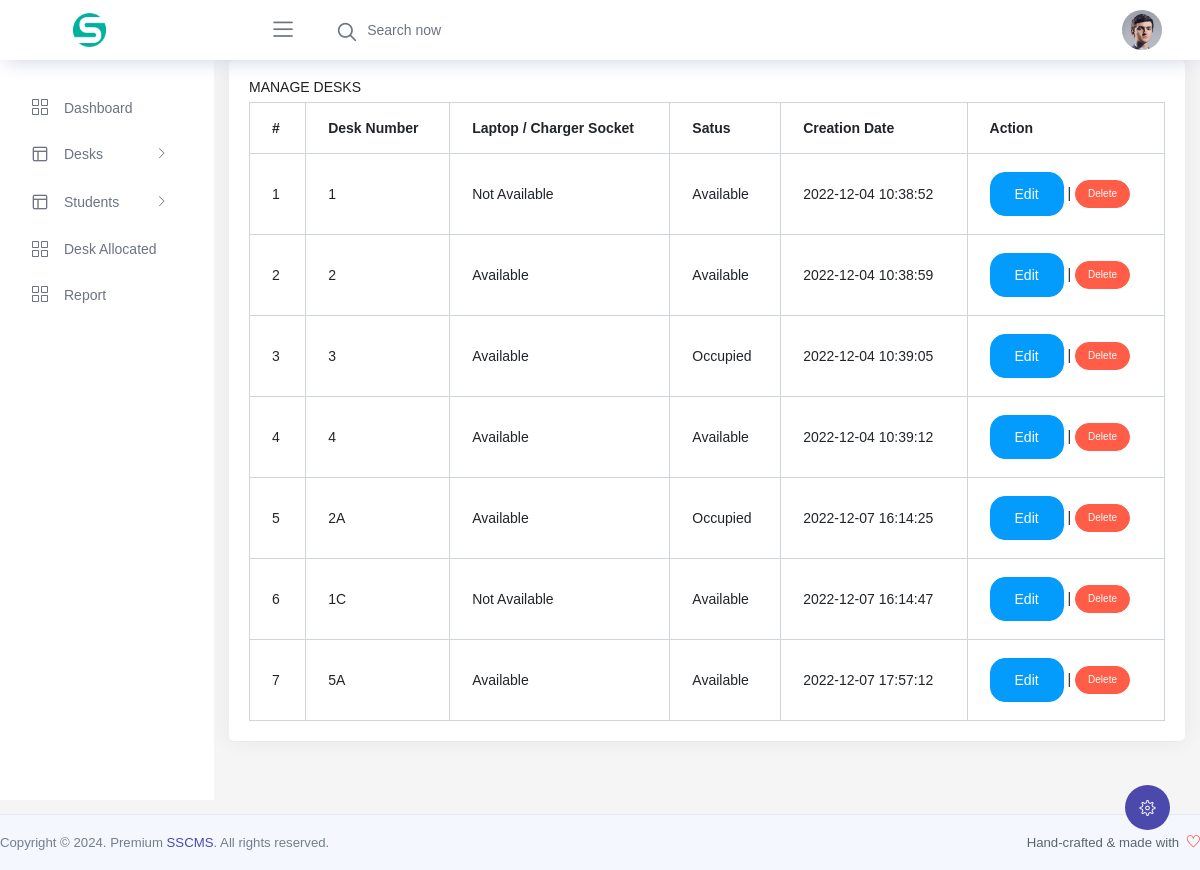
Screenshot of /sscms/admin/manage-desks.php (signed in) with the database file from the repository.
### tables this page shows
CREATE TABLE `tbldesk` (
  `id` int(11) NOT NULL,
  `deskNumber` varchar(120) DEFAULT NULL,
  `laptopChargerScoket` varchar(10) DEFAULT NULL,
  `isOccupied` char(1) DEFAULT NULL,
  `postingDate` timestamp NULL DEFAULT current_timestamp()
);

### sscms/admin/manage-desks.php (the view, shortened to what this page needs)
<?php
include('includes/dbconnection.php');
if (strlen($_SESSION['sscmsaid']==0)) {
  header('location:logout.php');
  } else{
  ?><!doctype html>
<html lang="en">
    <head>
  <link rel="stylesheet" href="../vendors/feather/feather.css">
  <link rel="stylesheet" href="../vendors/ti-icons/css/themify-icons.css">
  <link rel="stylesheet" href="../vendors/css/vendor.bundle.base.css">
  <link rel="stylesheet" href="../vendors/select2/select2.min.css">
  <link rel="stylesheet" href="../vendors/select2-bootstrap-theme/select2-bootstrap.min.css">
  <link rel="stylesheet" href="../css/vertical-layout-light/style.css">
        <link href="assets/css/style.css" rel="stylesheet" type="text/css" />
    </head>
    <body>
      <?php include_once('includes/header2.php');?>
            <div class="container">
                <div class="row">
                    <div class="col-12">
                        <div class="card-box">
                            <h4 class="m-t-0 header-title">Manage Desks</h4>
                            <table id="datatable" class="table table-bordered dt-responsive nowrap" style="border-collapse: collapse; border-spacing: 0; width: 100%;">
                                <thead>
                                <tr><th>#</th>
                                                    <th>Desk Number</th>
                                                    <th>Laptop / Charger Socket</th>
                                                    <th>Satus</th>
                                                    <th>Creation Date</th>
                                                    <th>Action</th>
                                                </tr>
                                </thead>
                                <tbody>
                                <?php
$sql="SELECT * from tbldesk ";
$query = $dbh -> prepare($sql);
$query->execute();
$results=$query->fetchAll(PDO::FETCH_OBJ);
$cnt=1;
if($query->rowCount() > 0)
{
foreach($results as $row)
{               ?>
                                        <tr>
                                        <td><?php echo htmlentities($cnt);?></td>
                                        <td><?php  echo htmlentities($row->deskNumber);?></td>
                                          <td><?php  $lapchargerscoket=$row->laptopChargerScoket;
if($lapchargerscoket==''): echo "Not Available";
else : echo "Available";
endif; ?></td>
<td><?php  $occupiedstatus=$row->isOccupied;
if($occupiedstatus==''): echo "Available";
else : echo "Occupied";
endif; ?></td>
                                        <td><?php  echo htmlentities($row->postingDate);?></td>
<td><a href="edit-desk.php?did=<?php echo htmlentities ($row->id);?>" class="btn btn-primary">Edit </a> | <a href="manage-desks.php?delid=<?php echo ($row->id);?>" onclick="return confirm('Do you really want to Delete ?');" class="btn btn-danger btn-xs">Delete</i></a></td>
                                                    </tr>
                                                   <?php $cnt=$cnt+1;}} ?>
                                </tbody>
                            </table>
                        </div>
                    </div>
                </div>
            </div>
<?php include_once('includes/footer.php');?>
        </div>
    </body>
</html><?php }  ?>

### sscms/admin/includes/header2.php (shortened to what this page needs)
<nav class="navbar col-lg-12 col-12 p-0 fixed-top d-flex flex-row">
     <div class="text-center navbar-brand-wrapper d-flex align-items-center justify-content-center">
       <a class="navbar-brand brand-logo mr-5" href="daashboard.php"><img src="../images/logo.png" class="mr-2" alt="logo"/></a>
     </div>
     <div class="navbar-menu-wrapper d-flex align-items-center justify-content-end">
       <button class="navbar-toggler navbar-toggler align-self-center" type="button" data-toggle="minimize">
         <span class="icon-menu"></span>
       </button>
       <ul class="navbar-nav mr-lg-2">
         <li class="nav-item nav-search d-none d-lg-block">
           <div class="input-group">
             <div class="input-group-prepend hover-cursor" id="navbar-search-icon">
               <span class="input-group-text" id="search">
                 <i class="icon-search"></i>
               </span>
             </div>
             <input type="text" class="form-control" id="navbar-search-input" placeholder="Search now" aria-label="search" aria-describedby="search">
           </div>
         </li>
       </ul>
       <ul class="navbar-nav navbar-nav-right">
         <li class="nav-item nav-profile dropdown">
           <a class="nav-link dropdown-toggle" href="#" data-toggle="dropdown" id="profileDropdown">
             <img src="assets/images/users/avatar-1.jpg" alt="profile"/>
           </a>
         </li>
       </ul>
     </div>
   </nav>
   <div class="container-fluid page-body-wrapper">
     <div class="theme-setting-wrapper">
       <div id="settings-trigger"><i class="ti-settings"></i></div>
     </div>
     <nav class="sidebar sidebar-offcanvas" id="sidebar">
       <ul class="nav">
         <li class="nav-item">
           <a class="nav-link" href="dashboard.php">
             <i class="icon-grid menu-icon"></i>
             <span class="menu-title">Dashboard</span>
           </a>
         </li>
         <li class="nav-item">
           <a class="nav-link" data-toggle="collapse" href="#ui-basic" aria-expanded="false" aria-controls="ui-basic">
             <i class="icon-layout menu-icon"></i>
             <span class="menu-title">Desks</span>
             <i class="menu-arrow"></i>
           </a>
         </li>
         <li class="nav-item">
           <a class="nav-link" data-toggle="collapse" href="#ui-basic" aria-expanded="false" aria-controls="ui-basic">
             <i class="icon-layout menu-icon"></i>
             <span class="menu-title">Students</span>
             <i class="menu-arrow"></i>
           </a>
         </li>
         <li class="nav-item">
           <a class="nav-link" href="student-list.php">
             <i class="icon-grid menu-icon"></i>
             <span class="menu-title">Desk Allocated</span>
           </a>
         </li>
         <li class="nav-item">
           <a class="nav-link" href="report.php">
             <i class="icon-grid menu-icon"></i>
             <span class="menu-title">Report</span>
           </a>
         </li>
       </ul>
     </nav>

### sscms/admin/includes/footer.php
<footer class="footer">
       <div class="d-sm-flex justify-content-center justify-content-sm-between">
         <span class="text-muted text-center text-sm-left d-block d-sm-inline-block">Copyright © 2024.  Premium <a href="index.php" target="_blank">SSCMS</a>. All rights reserved.</span>
         <span class="float-none float-sm-right d-block mt-1 mt-sm-0 text-center">Hand-crafted & made with <i class="ti-heart text-danger ml-1"></i></span>
       </div>
     </footer>

### rows the page displays
tbldesk: deskNumber "1", shows "Not Available", isOccupied "Available", postingDate "2022-12-04 10:38:52"
tbldesk: deskNumber "2", laptopChargerScoket "Available", postingDate "2022-12-04 10:38:59"
tbldesk: deskNumber "3", laptopChargerScoket "Available", isOccupied "Occupied", postingDate "2022-12-04 10:39:05"
tbldesk: deskNumber "4", laptopChargerScoket "Available", postingDate "2022-12-04 10:39:12"
tbldesk: deskNumber "2A", laptopChargerScoket "Available", isOccupied "Occupied", postingDate "2022-12-07 16:14:25"
tbldesk: deskNumber "1C", shows "Not Available", postingDate "2022-12-07 16:14:47"
tbldesk: deskNumber "5A", laptopChargerScoket "Available", isOccupied "Available", postingDate "2022-12-07 17:57:12"
